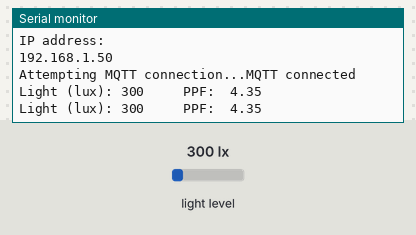
This sketch was run on a simulated ESP32. Parts: the last lines printed to the serial monitor. Inputs (shaded band) come from the test bench; at power-on: light level 300 lx. WiFi joins after 1.5 s; servers stay silent unless stated; no MQTT or app messages arrive unless stated.

Above: at 2.7 s.
2.8 s: light level set to 1000 lx
At 4.4 s:
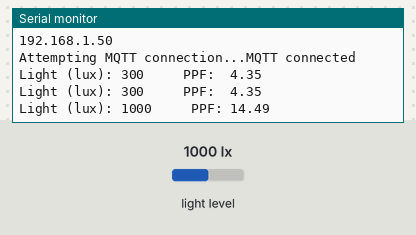
6.0 s: light level set to 40 lx
At 7.2 s:
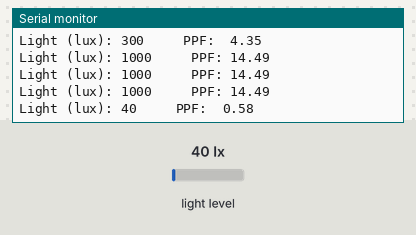

Measured:
- after the input at 2.8 s, the serial monitor: prints a new line after 0.77 s (image 1)
- after the input at 6.0 s, the serial monitor: prints a new line after 0.57 s (image 2)

The sketch:

ESP32_light_sensor_MQTT.ino
```cpp
#include <WiFi.h>
#include <PubSubClient.h>
#include <BH1750FVI.h>
#include <Wire.h>

//SSID of your network
char ssid[] = "TopcatTC"; //SSID of your Wi-Fi router
char pass[] = "Qzp3pfnt5enP"; //Password of your Wi-Fi router
const char* mqtt_server = "192.168.0.178";  //MQTT  server address not yet known

WiFiClient espClient;

PubSubClient client(espClient);
// Create the Lightsensor instance
BH1750FVI LightSensor(BH1750FVI::k_DevModeContLowRes);

void readLightLevel(){
  uint16_t lux = LightSensor.GetLightIntensity();
  float ppf = lux / 69.0;
  char ppfStr[15];
  dtostrf(ppf,6,2,ppfStr);
  Serial.print("Light (lux): ");
  Serial.print(lux);
  Serial.print("     PPF:");
  Serial.println(ppfStr);
  client.publish("/grow/sensor/ec",ppfStr);
}

void reconnect() {
  // Loop until we're reconnected
  while (!client.connected()) {
    Serial.print("Attempting MQTT connection...");
    // Attempt to connect
    if (client.connect("ECMeter")) {
      Serial.println("MQTT connected");
      // Once connected, publish an announcement...
      while(true){
        readLightLevel();
        delay(1000);
      }
    } else {
      Serial.print("failed, rc=");
      Serial.print(client.state());
      Serial.println(" try again in 5 seconds");
      // Wait 5 seconds before retrying
      delay(5000);
    }
  }
}
void setup()
{
  Serial.begin(115200);
  delay(10);

  //connectt o the wifi network
  setup_wifi();

  //setup MQTT
  client.setServer(mqtt_server, 1883); //thiis id the ip address of the host running openHab and the default mqtt port

   LightSensor.begin();
}

//function to create the wifi conection
void setup_wifi()
{
   // Connect to Wi-Fi network
  Serial.println();
  Serial.println();
  Serial.print("Connecting to...");
  Serial.println(ssid);

  WiFi.begin(ssid, pass);

  while (WiFi.status() != WL_CONNECTED) {
    delay(500);
    Serial.print(".");
  }
  Serial.println("");
  Serial.println("Wi-Fi connected successfully");
  Serial.println("IP address: ");
  Serial.println(WiFi.localIP());
}
void loop () {

  if (!client.connected()) {
    reconnect();
  }
  client.loop();
}
```
